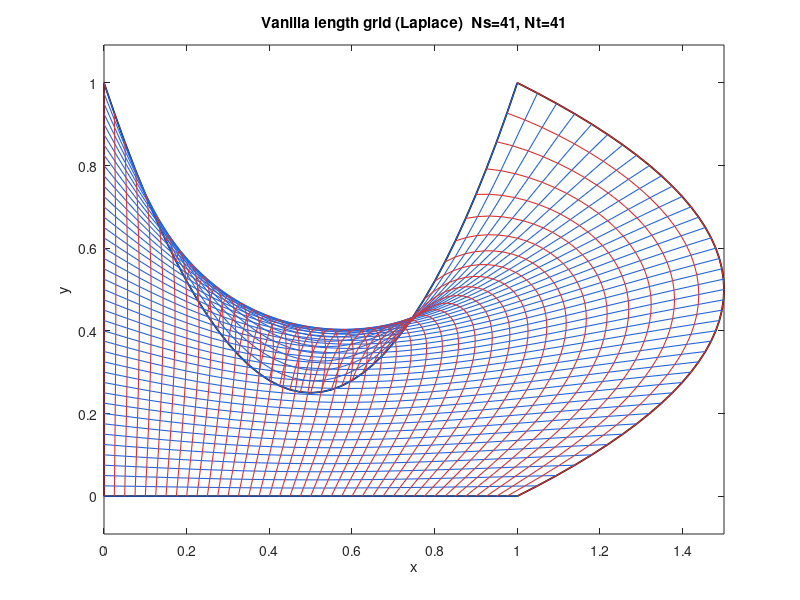

The MATLAB script that drew this image:
function swan_length_grid_vanilla()
% Vanilla length grid (pure Laplace) for the SWAN boundaries in your script.
% Solves ΔX=0 and ΔY=0 on the unit (s,t) grid with your boundary curves,
% then plots the resulting grid.

%% ---------------- User settings ----------------
Ns = 41; Nt = 41;      % logical grid size
I = Ns; J = Nt;
hs = 1/(I-1); ht = 1/(J-1);

%% ---------------- Boundaries (from your code) ----------------
xb_fun = @(s) s;                  yb_fun = @(s) 0*s;
xt_fun = @(s) s;                  yt_fun = @(s) 1 - 3*s + 3*s.^2;
xl_fun = @(s) 0*s;                yl_fun = @(s) s;
xr_fun = @(s) 1 + 2*s - 2*s.^2;   yr_fun = @(s) s;

sb = linspace(0,1,I); sl = linspace(0,1,J).';
xb = xb_fun(sb);  yb = yb_fun(sb);
xt = xt_fun(sb);  yt = yt_fun(sb);
xl = xl_fun(sl);  yl = yl_fun(sl);
xr = xr_fun(sl);  yr = yr_fun(sl);

% Pack boundary arrays as (J x I): rows ~ t, cols ~ s
BX = nan(J,I); BY = nan(J,I);
BX(1,:) = xb;  BY(1,:) = yb;         % bottom (t=0)
BX(J,:) = xt;  BY(J,:) = yt;         % top    (t=1)
BX(:,1) = xl;  BY(:,1) = yl;         % left   (s=0)
BX(:,I) = xr;  BY(:,I) = yr;         % right  (s=1)
% corner consistency (already consistent, but ensure numeric equality)
BX(1,1)=xb(1);   BY(1,1)=yb(1);
BX(1,I)=xb(end); BY(1,I)=yb(end);
BX(J,1)=xt(1);   BY(J,1)=yt(1);
BX(J,I)=xt(end); BY(J,I)=yt(end);

%% ---------------- Laplace operators (Dirichlet interior) ----------------
nI = I-2; nJ = J-2;
eI = ones(nI,1); eJ = ones(nJ,1);
Ts = spdiags([-eI 2*eI -eI], [-1 0 1], nI, nI);  % s-Laplacian
Tt = spdiags([-eJ 2*eJ -eJ], [-1 0 1], nJ, nJ);  % t-Laplacian

% Scaling (ΔX/Δs^2 + ΔX/Δt^2 = 0) ⇒ Sylvester: (wy*Tt)U + U(wx*Ts) = F
wx = 1/(hs^2);
wy = 1/(ht^2);
Aop = wy * full(Tt);
Bop = wx * full(Ts);

% RHS from boundaries for X and Y
bFxL = BX(2:J-1, 1);   bFyL = BY(2:J-1, 1);
bFxR = BX(2:J-1, I);   bFyR = BY(2:J-1, I);
bFxB = BX(1, 2:I-1);   bFyB = BY(1, 2:I-1);
bFxT = BX(J, 2:I-1);   bFyT = BY(J, 2:I-1);

Fx = zeros(nJ,nI);  Fy = zeros(nJ,nI);
Fx(:,1)   = Fx(:,1)   + wx * bFxL;
Fx(:,end) = Fx(:,end) + wx * bFxR;
Fx(1,:)   = Fx(1,:)   + wy * bFxB;
Fx(end,:) = Fx(end,:) + wy * bFxT;

Fy(:,1)   = Fy(:,1)   + wx * bFyL;
Fy(:,end) = Fy(:,end) + wx * bFyR;
Fy(1,:)   = Fy(1,:)   + wy * bFyB;
Fy(end,:) = Fy(end,:) + wy * bFyT;

%% ---------------- Solve Sylvester systems ----------------
Ux = sylvester(Aop, Bop, Fx);   % (J-2) x (I-2)
Uy = sylvester(Aop, Bop, Fy);

% Insert interior into full grids
X = BX; Y = BY;
X(2:J-1, 2:I-1) = Ux;
Y(2:J-1, 2:I-1) = Uy;

%% ---------------- Plot vanilla length grid ----------------
figure('Color','w'); hold on; axis equal; box on;
col1 = [0.15 0.4 0.85];  % s-lines
col2 = [0.85 0.2 0.2];   % t-lines

% boundaries
plot(X( [1 end],:).', Y( [1 end],:).', 'k-', 'LineWidth', 1.25); % bottom & top
plot(X(:, [1 end]),    Y(:, [1 end]),    'k-', 'LineWidth', 1.25); % left & right

% interior grid lines (s = const; t = const)
for j = 1:J
    plot(X(j,:), Y(j,:), '-', 'Color', col1, 'LineWidth', 0.8);
end
for i = 1:I
    plot(X(:,i), Y(:,i), '-', 'Color', col2, 'LineWidth', 0.8);
end

title(sprintf('Vanilla length grid (Laplace)  Ns=%d, Nt=%d', Ns, Nt));
xlabel('x'); ylabel('y'); hold off;

%% ---------------- Optional: quick Jacobian check ----------------
%{
xs = (X(:,3:end)-X(:,1:end-2))/(2*hs);
ys = (Y(:,3:end)-Y(:,1:end-2))/(2*hs);
xt = (X(3:end,:)-X(1:end-2,:))/(2*ht);
yt = (Y(3:end,:)-Y(1:end-2,:))/(2*ht);
Jc = xs(2:end-1,:).*yt(:,2:end-1) - xt(:,2:end-1).*ys(2:end-1,:);
fprintf('Min det(J) over cells: %.3e\n', min(Jc(:)));
%}
end
